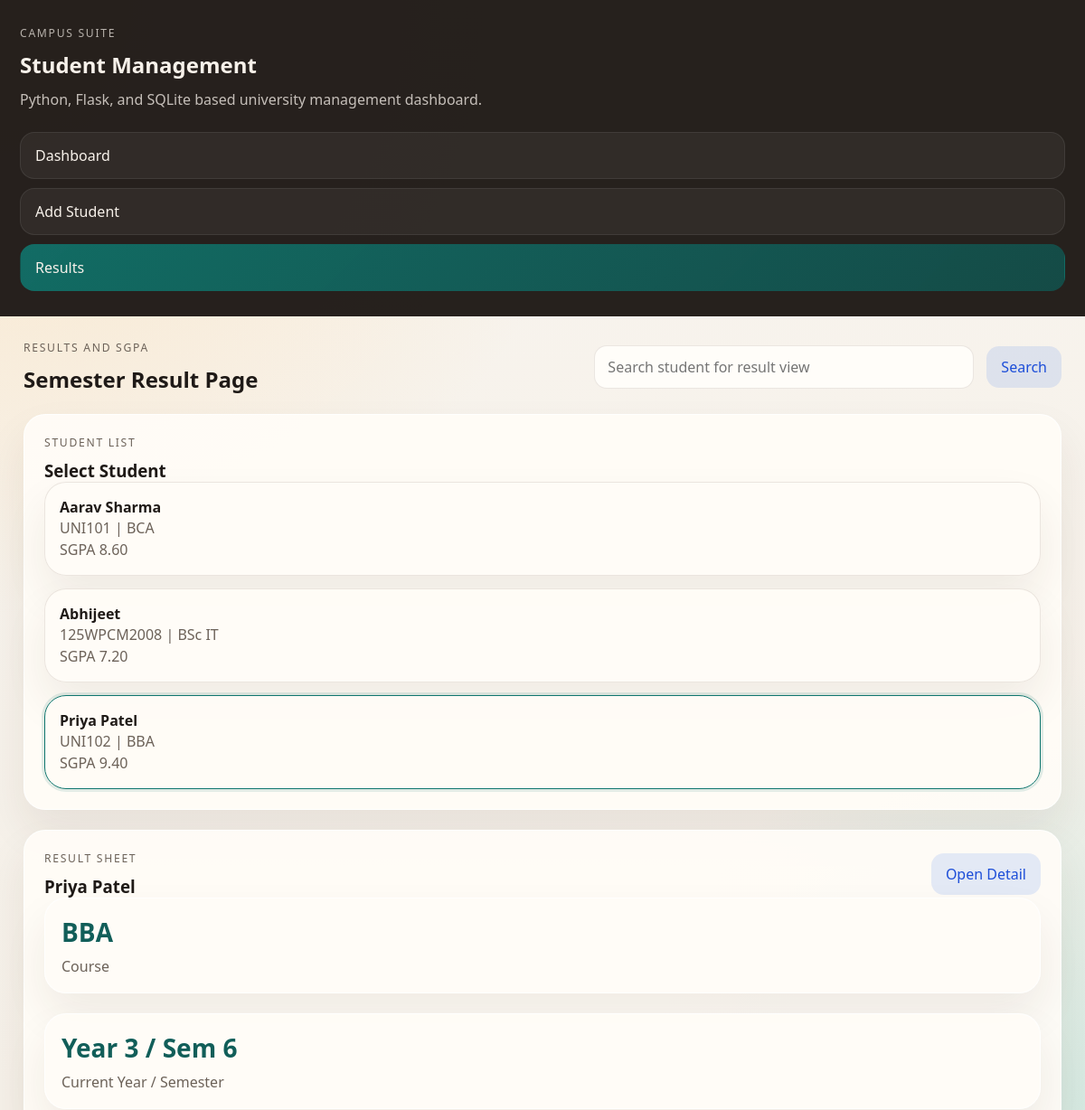
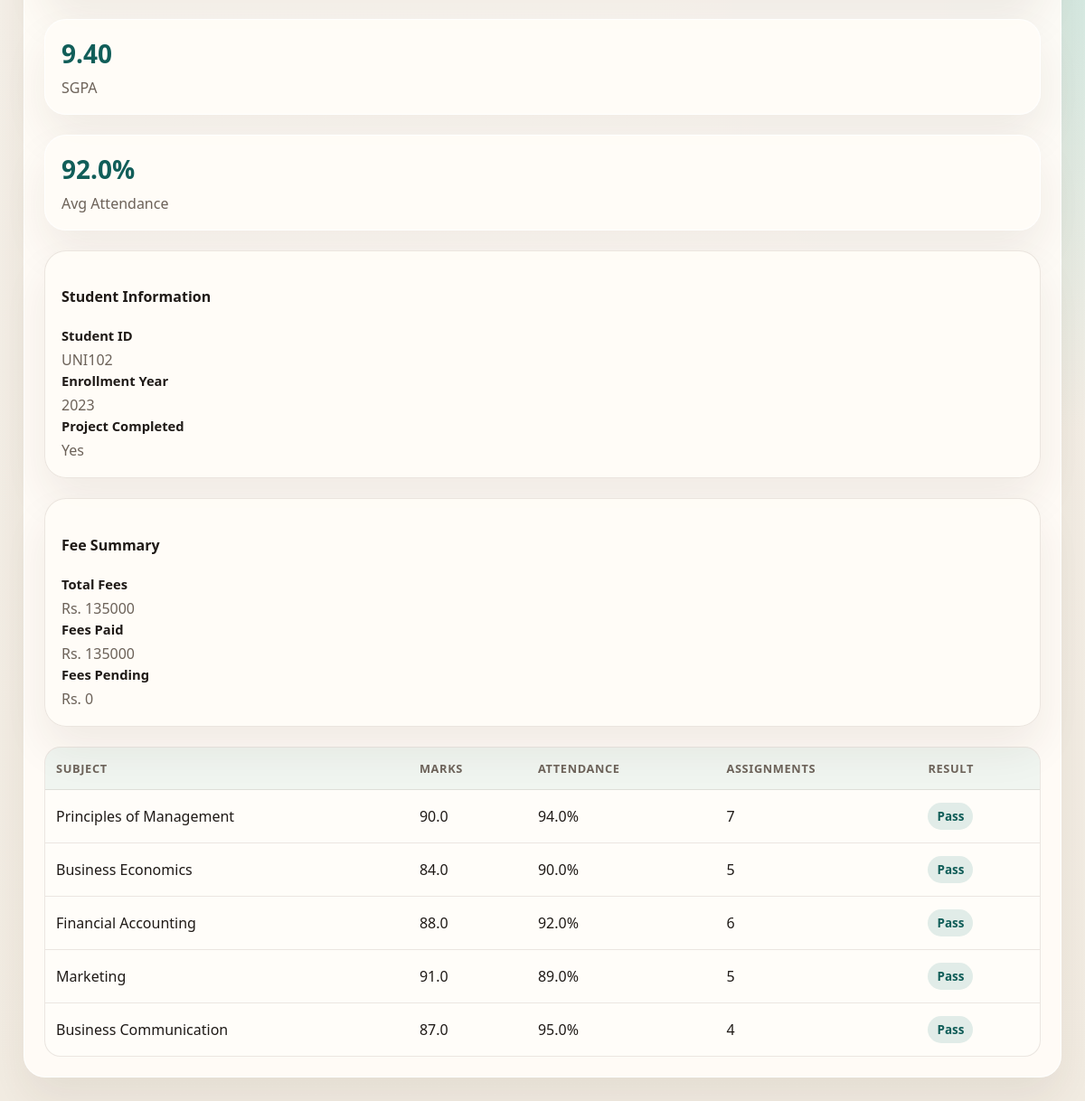
Page /results?student_id=2&q= on the committed database (2 pictures, top to bottom).
### tables this page shows
CREATE TABLE students (
            id INTEGER PRIMARY KEY AUTOINCREMENT,
            student_id TEXT NOT NULL UNIQUE,
            full_name TEXT NOT NULL,
            enrollment_year INTEGER NOT NULL,
            current_year TEXT NOT NULL,
            course TEXT NOT NULL,
            status TEXT NOT NULL,
            student_email TEXT NOT NULL,
            student_phone TEXT NOT NULL,
            student_address TEXT NOT NULL,
            parent_name TEXT NOT NULL,
            parent_phone TEXT NOT NULL,
            previous_college_name TEXT NOT NULL,
            previous_course TEXT NOT NULL,
            previous_marks REAL NOT NULL,
            total_fees REAL NOT NULL,
            fees_paid REAL NOT NULL,
            project_completed TEXT NOT NULL
        );

CREATE TABLE student_subjects (
            id INTEGER PRIMARY KEY AUTOINCREMENT,
            student_id INTEGER NOT NULL,
            subject_name TEXT NOT NULL,
            attendance REAL NOT NULL,
            assignments_count INTEGER NOT NULL,
            marks REAL NOT NULL,
            FOREIGN KEY (student_id) REFERENCES students (id) ON DELETE CASCADE
        );

### app.py (the view)
@app.route("/results")
def results_overview() -> str:
    query = request.args.get("q", "").strip()
    students = get_all_students(query)
    selected_id = request.args.get("student_id", type=int)
    selected_student = None
    if selected_id is not None:
        selected_student = next((student for student in students if student["id"] == selected_id), None)
    if selected_student is None and students:
        selected_student = students[0]
    return render_template("results.html", students=students, selected_student=selected_student, query=query)

### app.py (called while the page is built, shortened)
def get_db() -> sqlite3.Connection:
    if "db" not in g:
        DATABASE_PATH.parent.mkdir(parents=True, exist_ok=True)
        g.db = sqlite3.connect(app.config["DATABASE"])
        g.db.row_factory = sqlite3.Row
    return g.db

@app.before_request
def ensure_db_ready() -> None:
    if not app.config["DB_READY"]:
        init_db()

def calculate_grade_point(marks: float) -> int:
    if marks >= 90:
        return 10
    if marks >= 80:
        return 9
    if marks >= 70:
        return 8
    if marks >= 60:
        return 7
    if marks >= 50:
        return 6
    if marks >= 40:
        return 5
    return 0

def calculate_sgpa(subjects: list[dict[str, Any]]) -> float:
    if not subjects:
        return 0.0
    total = sum(calculate_grade_point(float(subject["marks"])) for subject in subjects)
    return round(total / len(subjects), 2)

def average_attendance(subjects: list[dict[str, Any]]) -> float:
    if not subjects:
        return 0.0
    total = sum(float(subject["attendance"]) for subject in subjects)
    return round(total / len(subjects), 1)

def get_subjects_for_student(student_row_id: int) -> list[dict[str, Any]]:
    db = get_db()
    rows = db.execute(
        """
        SELECT subject_name, attendance, assignments_count, marks
        FROM student_subjects
        WHERE student_id = ?
        ORDER BY id
        """,
        (student_row_id,),
    ).fetchall()
    return [dict(row) for row in rows]

def build_student_payload(row: sqlite3.Row) -> dict[str, Any]:
    student = dict(row)
    subjects = get_subjects_for_student(student["id"])
    student["subjects"] = subjects
    student["fees_pending"] = round(float(student["total_fees"]) - float(student["fees_paid"]), 2)
    student["sgpa"] = calculate_sgpa(subjects)
    student["average_attendance"] = average_attendance(subjects)
    student["total_assignments"] = sum(int(subject["assignments_count"]) for subject in subjects)
    return student

def get_all_students(query: str = "") -> list[dict[str, Any]]:
    db = get_db()
    base_sql = "SELECT * FROM students"
    params: tuple[Any, ...] = ()
    rows = db.execute(f"{base_sql} ORDER BY full_name ASC", params).fetchall()
    return [build_student_payload(row) for row in rows]

@app.context_processor
def inject_globals() -> dict[str, Any]:
    return {"course_subjects_json": json.dumps(COURSE_SUBJECTS), "course_subjects": COURSE_SUBJECTS}

### templates/results.html (shortened to what this page needs)
{% extends "base.html" %}
{% block content %}
  <section class="topbar">
    <div>
      <p class="eyebrow">Results and SGPA</p>
      <h2>Semester Result Page</h2>
    </div>
    <form method="get" class="search-form">
      <input type="search" name="q" value="{{ query }}" placeholder="Search student for result view">
      <button type="submit" class="secondary-button">Search</button>
    </form>
  </section>
  <section class="results-layout">
    <article class="card">
      <div class="card-head">
        <div>
          <p class="eyebrow">Student List</p>
          <h3>Select Student</h3>
        </div>
      </div>
      {% if students %}
        <div class="student-card-list">
          {% for student in students %}
            <a href="{{ url_for('results_overview', student_id=student.id, q=query) }}" class="student-card {% if selected_student and selected_student.id == student.id %}active{% endif %}">
              <h4>{{ student.full_name }}</h4>
              <p>{{ student.student_id }} | {{ student.course }}</p>
              <p>SGPA {{ "%.2f"|format(student.sgpa) }}</p>
            </a>
          {% endfor %}
        </div>
      {% else %}
        <p class="empty-state">No results available for the current search.</p>
      {% endif %}
    </article>
    <article class="card">
      {% if selected_student %}
        <div class="card-head">
          <div>
            <p class="eyebrow">Result Sheet</p>
            <h3>{{ selected_student.full_name }}</h3>
          </div>
          <a href="{{ url_for('student_detail', student_id=selected_student.id) }}" class="secondary-button link-button">Open Detail</a>
        </div>
        <section class="stats-grid compact">
          <article class="stat-card"><span>{{ selected_student.course }}</span><p>Course</p></article>
          <article class="stat-card"><span>{{ selected_student.current_year }}</span><p>Current Year / Semester</p></article>
          <article class="stat-card"><span>{{ "%.2f"|format(selected_student.sgpa) }}</span><p>SGPA</p></article>
          <article class="stat-card"><span>{{ "%.1f"|format(selected_student.average_attendance) }}%</span><p>Avg Attendance</p></article>
        </section>
        <div class="detail-grid compact-grid">
          <section class="detail-card">
            <h4>Student Information</h4>
            <p><strong>Student ID</strong>{{ selected_student.student_id }}</p>
            <p><strong>Enrollment Year</strong>{{ selected_student.enrollment_year }}</p>
            <p><strong>Project Completed</strong>{{ selected_student.project_completed }}</p>
          </section>
          <section class="detail-card">
            <h4>Fee Summary</h4>
            <p><strong>Total Fees</strong>Rs. {{ "%.0f"|format(selected_student.total_fees) }}</p>
            <p><strong>Fees Paid</strong>Rs. {{ "%.0f"|format(selected_student.fees_paid) }}</p>
            <p><strong>Fees Pending</strong>Rs. {{ "%.0f"|format(selected_student.fees_pending) }}</p>
          </section>
        </div>
        <div class="table-wrap">
          <table>
            <thead>
              <tr>
                <th>Subject</th>
                <th>Marks</th>
                <th>Attendance</th>
                <th>Assignments</th>
                <th>Result</th>
              </tr>
            </thead>
            <tbody>
              {% for subject in selected_student.subjects %}
                <tr>
                  <td>{{ subject.subject_name }}</td>
                  <td>{{ "%.1f"|format(subject.marks) }}</td>
                  <td>{{ "%.1f"|format(subject.attendance) }}%</td>
                  <td>{{ subject.assignments_count }}</td>
                  <td>
                    <span class="pill {% if subject.marks >= 40 %}ok{% else %}pending{% endif %}">
                      {{ "Pass" if subject.marks >= 40 else "Needs Work" }}
                    </span>
                  </td>
                </tr>
              {% endfor %}
            </tbody>
          </table>
        </div>
      {% endif %}
    </article>
  </section>
{% endblock %}

### static/style.css (style rules this page uses)
:root { --bg: #f4efe7; --surface: rgba(255, 252, 247, 0.94); --surface-strong: #fffdf9; --ink: #1f1a17; --muted: #6c6259; --line: rgba(91, 70, 51, 0.12); --teal: #0f766e; --teal-dark: #115e59; --teal-soft: rgba(15, 118, 110, 0.12); --blue-soft: rgba(37, 99, 235, 0.12); --blue-text: #1d4ed8; --orange-soft: rgba(217, 119, 6, 0.14); --orange-text: #9a3412; --danger: #b42318; --danger-soft: rgba(180, 35, 24, 0.12); --shadow: 0 24px 48px rgba(66, 44, 20, 0.08); }
* { box-sizing: border-box; }
body { margin: 0; min-height: 100vh; color: var(--ink); font-family: "Segoe UI", Tahoma, Geneva, Verdana, sans-serif; background: radial-gradient(circle at top left, rgba(255, 208, 140, 0.4), transparent 25%), radial-gradient(circle at right, rgba(153, 221, 213, 0.34), transparent 28%), linear-gradient(180deg, #f8f4ee 0%, #f2ece2 100%); }
a { color: inherit; text-decoration: none; }
button, input, select, textarea { font: inherit; }
.sidebar h1, .topbar h2, .hero-card h3, .card h3, .detail-card h3, .form-section h3, .subject-card h4 { margin: 0; }
.eyebrow { margin: 0 0 10px; text-transform: uppercase; letter-spacing: 0.14em; font-size: 0.76rem; color: var(--muted); }
.topbar, .card-head, .section-head, .action-row, .search-form, .form-actions { display: flex; justify-content: space-between; gap: 14px; align-items: center; }
.topbar { margin-bottom: 22px; }
.search-form input, input, select, textarea { border: 1px solid var(--line); background: var(--surface-strong); color: var(--ink); border-radius: 14px; padding: 12px 14px; }
.search-form input { min-width: min(420px, 58vw); }
.hero-grid, .stats-grid, .dashboard-grid, .detail-grid, .results-layout, .subject-grid { display: grid; gap: 22px; }
.stats-grid { grid-template-columns: repeat(4, minmax(0, 1fr)); margin-bottom: 22px; }
.results-layout { grid-template-columns: 320px 1fr; }
.detail-grid { grid-template-columns: repeat(2, minmax(0, 1fr)); }
.compact-grid { margin: 22px 0; }
.hero-card, .card, .detail-card, .stat-card, .subject-card, .student-card, .form-shell { background: var(--surface); border: 1px solid rgba(255, 255, 255, 0.82); border-radius: 24px; box-shadow: var(--shadow); }
.hero-card, .card, .form-shell { padding: 22px; }
.stat-card { padding: 18px; }
.stat-card span { display: block; font-size: 1.75rem; font-weight: 700; color: var(--teal-dark); }
.stat-card p { margin: 8px 0 0; color: var(--muted); }
.student-card-list, .subject-list { display: grid; gap: 14px; }
.student-card { padding: 16px; border: 1px solid var(--line); }
.student-card.active { border-color: var(--teal); box-shadow: 0 0 0 3px var(--teal-soft); }
.student-card h4, .student-card p, .detail-card p, .subject-card p { margin: 0; }
.student-card p, .detail-card p, .subject-card p { color: var(--muted); line-height: 1.5; }
.detail-card { padding: 18px; border: 1px solid var(--line); }
.detail-card strong { display: block; color: var(--ink); font-size: 0.92rem; margin-bottom: 4px; }
.table-wrap { overflow-x: auto; border: 1px solid var(--line); border-radius: 18px; background: var(--surface-strong); }
table { width: 100%; border-collapse: collapse; }
th, td { padding: 14px 12px; text-align: left; border-bottom: 1px solid var(--line); }
thead th { text-transform: uppercase; letter-spacing: 0.05em; font-size: 0.8rem; color: var(--muted); background: rgba(15, 118, 110, 0.06); }
tbody tr:last-child td { border-bottom: 0; }
.pill { display: inline-flex; align-items: center; padding: 6px 10px; border-radius: 999px; font-size: 0.84rem; font-weight: 700; }
.pill.ok { background: var(--teal-soft); color: var(--teal-dark); }
.primary-button, .secondary-button, .danger-button, .link-button { display: inline-flex; align-items: center; justify-content: center; border: 0; border-radius: 14px; padding: 12px 16px; cursor: pointer; }
.secondary-button, .link-button { background: var(--blue-soft); color: var(--blue-text); }
@media (max-width: 1200px) { .app-shell, .hero-grid, .stats-grid, .dashboard-grid, .results-layout, .detail-grid { grid-template-columns: 1fr; } }

### rows in the picture
students: full_name "Aarav Sharma", student_id "UNI101", course "BCA", sgpa "8.60"
students: full_name "Abhijeet", student_id "125WPCM2008", course "BSc IT", sgpa "7.20"
students: full_name "Priya Patel", student_id "UNI102", course "BBA", sgpa "9.40", current_year "Year 3 / Sem 6", enrollment_year "2023", project_completed "Yes", total_fees "135000", fees_paid "135000"
student_subjects: subject_name "Principles of Management", marks "90.0", attendance "94.0", assignments_count "7", marks "Pass"
student_subjects: subject_name "Business Economics", marks "84.0", attendance "90.0", assignments_count "5", marks "Pass"
student_subjects: subject_name "Financial Accounting", marks "88.0", attendance "92.0", assignments_count "6", marks "Pass"
student_subjects: subject_name "Marketing", marks "91.0", attendance "89.0", assignments_count "5", marks "Pass"
student_subjects: subject_name "Business Communication", marks "87.0", attendance "95.0", assignments_count "4", marks "Pass"

### other values in the picture
{{ "%.2f"|format(selected_student.sgpa) }} "9.40"
{{ "%.1f"|format(selected_student.average_attendance) }} "92.0"
{{ "%.0f"|format(selected_student.fees_pending) }} "0"
